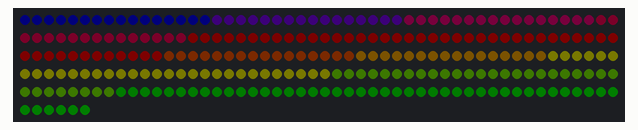
Simulated run of this sketch. Board: Arduino Uno, built with avr-gcc and run on an emulated ATmega328P. On the bench: 256 RGB LEDs in strip order, left to right, continuing on the next row. Dim RGB values are drawn brighter than linear; colours are those a GRB WS2812 strip shows for the declared byte order; what the sketch prints to the serial monitor is not drawn.

Above: at 0.03 s.

The sketch:

led-wall.ino
```cpp
#include <FastLED.h>

// How many leds in your strip?
#define NUM_LEDS 256

#define LEDS_PER_ROW 16
#define NUM_ROWS 16

#define DATA_PIN 5


CRGB leds[NUM_LEDS];


unsigned long hue = 0;

unsigned long last_msg = 0;

void fadeAll() {
  for (int i = 0; i < NUM_LEDS; i++) {
    leds[i].nscale8(100);
  }
  FastLED.show();
}

void light_row(int row, CRGB colour) {

  if (row > NUM_ROWS) {
    return;
  }

  for (int i = 0; i < LEDS_PER_ROW; i++) {
    int pixel = (LEDS_PER_ROW * row) + i;
    leds[NUM_LEDS - pixel - 1] = colour;
  }
}

void waitFade() {
  while (leds[15].b > 0) {
    fadeAll();
    delay(30);
  }
}

void setup() {

  Serial.begin(115200);
  while (!Serial && millis() < 10000UL)
    ;
  Serial.println("ON");

  //FastLED.addLeds<NEOPIXEL, DATA_PIN>(leds, NUM_LEDS);
  FastLED.addLeds<WS2812, DATA_PIN, RGB>(leds, 0, NUM_LEDS);
  FastLED.setBrightness(10);
  for (int i = 0; i < NUM_ROWS; i++) {
    hue = map(i, 0, NUM_ROWS, 0, 160);
    light_row(i, CHSV(hue, 255, 255));
  }
  FastLED.show();

  waitFade();

  last_msg = millis();
}

unsigned long row_lit = 0;
int cur_row = 0;


unsigned long swap = 0;
bool make_twinkle = true;
byte val;
void loop() {

  if (millis() - last_msg > 100) {
    // matrix();
    fadeAll();

  }
  if (Serial.available() > 1) {
    last_msg = millis();
    // read the most recent byte (which will be from 0 to 255):
    byte cmd = Serial.read();
    byte pixel = Serial.read();
    // byte val = Serial.read();

    if (cmd > 0) {
      Serial.print("cmd: ");
      Serial.print(cmd);
      Serial.print("\tp: ");
      Serial.print(pixel);
      // Serial.print("\tv: ");
      // Serial.print(val);
    }
    if (cmd == 1) {
      FastLED.clear();
      FastLED.show();
      Serial.print("\t clear");
    } else if (cmd == 255) {
      FastLED.show();
    } else {
      // Set pixel value
      // int pixel = ((LEDS_PER_ROW) * (y)) + x;

      // if (y % 2) {
      //   pixel = ((LEDS_PER_ROW) * (y)) + (LEDS_PER_ROW - 1 - x);
      //   //pixel += 1;
      // }

      // Serial.print("\tled:");
      // Serial.print(pixel);
      leds[pixel] = CHSV(100, 255, 255);
    }
    Serial.println();
  }
}
```
